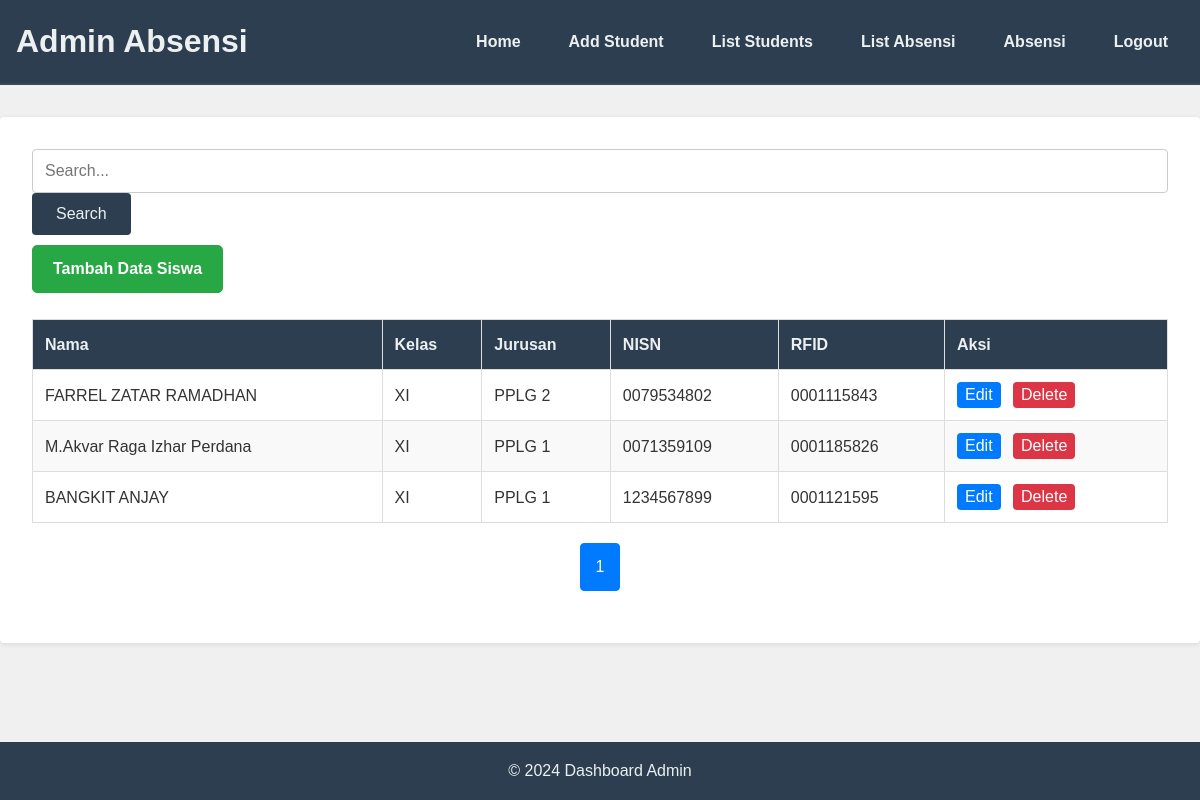
/admin/list_siswa.php, run on an earlier commit of the app's database.
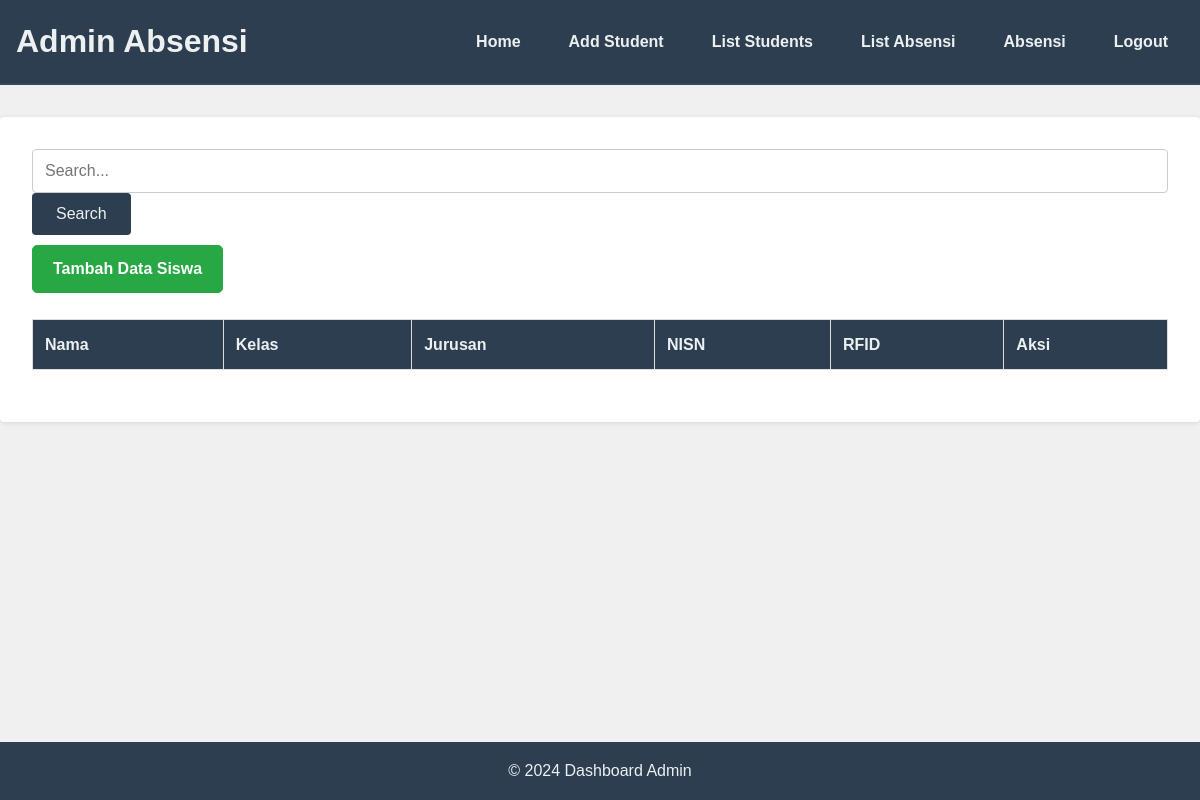
And on a later commit of the database.
### tables this page shows
CREATE TABLE `siswa` (
  `id` int(11) NOT NULL,
  `nama` varchar(100) DEFAULT NULL,
  `nisn` varchar(20) DEFAULT NULL,
  `kelas` varchar(10) DEFAULT NULL,
  `jurusan` varchar(50) DEFAULT NULL,
  `rfid` varchar(50) DEFAULT NULL
);

### admin/list_siswa.php (the view, shortened to what this page needs)
<?php
include "../admin/includes/header.php";
$database = new Database();
$conn = $database->getConnection();
$limit = 10;
$page = isset($_GET['page']) ? (int)$_GET['page'] : 1;
$offset = ($page - 1) * $limit;
$search = isset($_POST['search']) ? $_POST['search'] : '';
$sqlCount = "SELECT COUNT(*) FROM siswa WHERE nama LIKE ? OR kelas LIKE ? OR jurusan LIKE ? OR nisn LIKE ?";
$stmtCount = $conn->prepare($sqlCount);
$searchLike = "%$search%";
$stmtCount->bind_param('ssss', $searchLike, $searchLike, $searchLike, $searchLike);
$stmtCount->execute();
$stmtCount->bind_result($totalRecords);
$sql = "SELECT * FROM siswa WHERE nama LIKE ? OR kelas LIKE ? OR jurusan LIKE ? OR nisn LIKE ? LIMIT ? OFFSET ?";
$stmt = $conn->prepare($sql);
$stmt->bind_param('ssssii', $searchLike, $searchLike, $searchLike, $searchLike, $limit, $offset);
$stmt->execute();
$result = $stmt->get_result();
?>
<!DOCTYPE html>
<html lang="en">
<head>
    <link rel="stylesheet" href="../assets/css/index.css">
</head>
<body>
    <div class="navigation">
        <form method="post" action="list_siswa.php" class="search-form">
            <input type="text" name="search" placeholder="Search..." value="<?= htmlspecialchars($search) ?>">
            <button type="submit">Search</button>
        </form>
        <a href="add.php" class="btn-add">Tambah Data Siswa</a>
    </div>
    <table>
        <thead>
            <tr>
                <th>Nama</th>
                <th>Kelas</th>
                <th>Jurusan</th>
                <th>NISN</th>
                <th>RFID</th>
                <th>Aksi</th>
            </tr>
        </thead>
        <tbody>
            <?php while ($row = $result->fetch_assoc()): ?>
                <tr>
                    <td><?= htmlspecialchars($row['nama']) ?></td>
                    <td><?= htmlspecialchars($row['kelas']) ?></td>
                    <td><?= htmlspecialchars($row['jurusan']) ?></td>
                    <td><?= htmlspecialchars($row['nisn']) ?></td>
                    <td><?= htmlspecialchars($row['rfid']) ?></td>
                    <td>
                        <form method="post" action="edit.php" style="display:inline;">
                            <button type="submit" class="btn-edit">Edit</button>
                        </form>
                        <form method="post" action="delete_temp_data.php" style="display:inline;" onsubmit="return confirm('Are you sure you want to delete this item?');">
                            <button type="submit" class="btn-delete">Delete</button>
                        </form>
                    </td>
                </tr>
            <?php endwhile; ?>
        </tbody>
    </table>
    <div class="pagination">
        <?php
        $totalPages = ceil($totalRecords / $limit);
        for ($i = 1; $i <= $totalPages; $i++): ?>
            <a href="list_siswa.php?page=<?= $i ?>&search=<?= urlencode($search) ?>" class="<?= $i == $page ? 'active' : '' ?>"><?= $i ?></a>
        <?php endfor; ?>
    </div>
    <?php
    include "includes/footer.php";
    ?>
</body>
</html>

What changed in the data, as far as the page shows it:
removed siswa: nama "FARREL ZATAR RAMADHAN", kelas "XI", jurusan "PPLG 2", nisn "0079534802", rfid "0001115843"
removed siswa: nama "M.Akvar Raga Izhar Perdana", kelas "XI", jurusan "PPLG 1", nisn "0071359109", rfid "0001185826"
removed siswa: nama "BANGKIT ANJAY", kelas "XI", jurusan "PPLG 1", nisn "1234567899", rfid "0001121595"
Also different on the page:
list line gone: "1"
